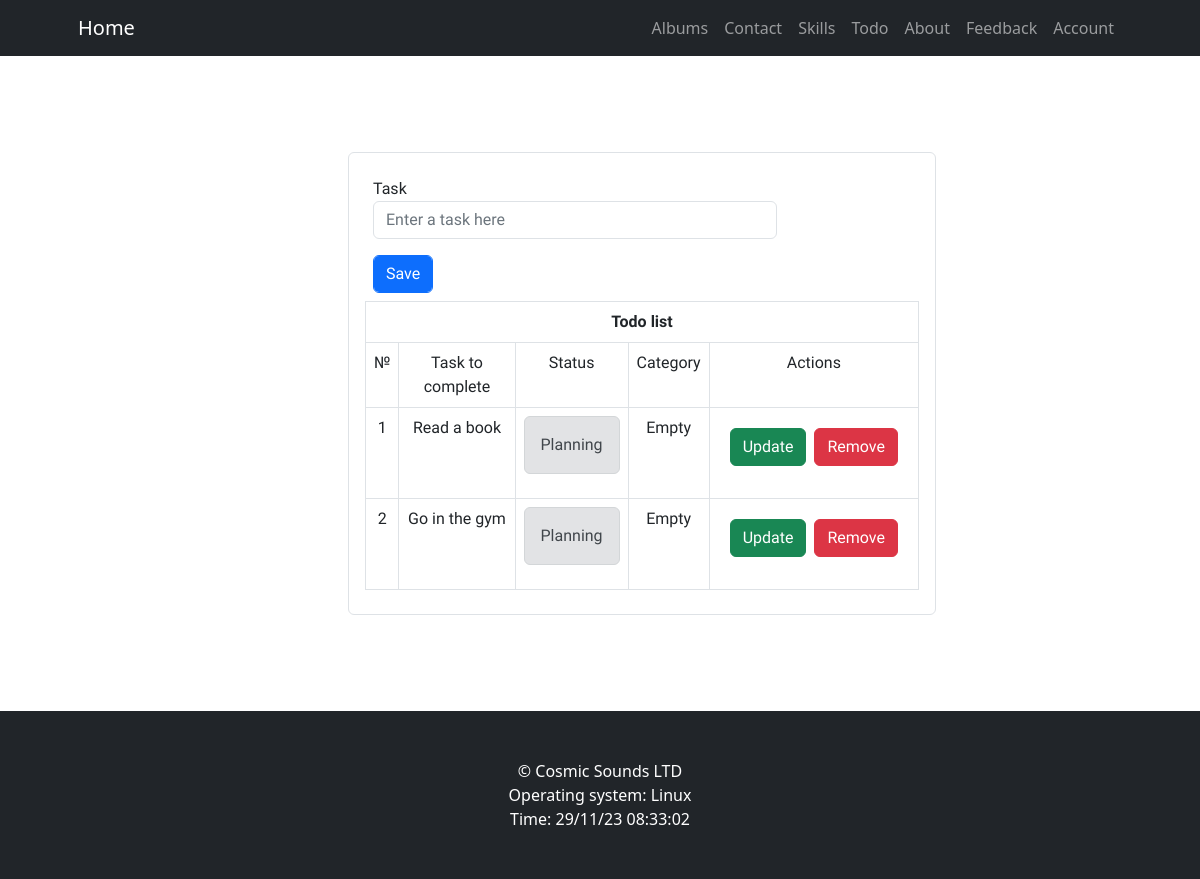
Page /todo (signed in) on the committed database.
### app/helpers/database.py (models this page shows, shortened)
class HandleTodos(Todo):
    def show(self, id):
        todos = db.session.query(Todo).where(Todo.user_id == id)
        return todos

### app/views.py (the view)
@app.route("/todo")
@login_required
def todo_list():
    title = "Todo list"
    form = TodoForm()
    handle = database.HandleTodos()
    todo = handle.show(current_user.get_id())
    return render_template("todo.html", title=title, form=form, todo=todo)

### app/forms.py
class TodoForm(FlaskForm):
    task = StringField("Task", validators=[DataRequired(), Length(min=4, max=20)], render_kw={"placeholder": "Enter a task here"})
    save = SubmitField("Save")

### app/helpers/database.py (called while the page is built)
@login_manager.user_loader
def user_loader(user_id):
    return Users.query.get(user_id)

    @staticmethod
    def commit():
        db.session.commit()

### app/views.py (called while the page is built)
@app.context_processor
def base():
    now = datetime.datetime.now()
    time = now.strftime("%d/%m/%y %H:%M:%S")
    menu = [
        {"text": "Albums", "link": url_for("albums")},
        {"text": "Contact", "link": url_for("contact")},
        {"text": "Skills", "link": url_for("skills")},
        {"text": "Todo", "link": url_for("todo_list")},
        {"text": "About", "link": url_for("about")},
        {"text": "Feedback", "link": url_for("feedback")},
    ]
    if current_user.is_anonymous:
        menu.extend([
            {"text": "Login", "link": url_for("login")},
            {"text": "Register", "link": url_for("register")}
        ])
    else:
        menu.append(
            {"text": "Account", "link": url_for("account")},
        )
    return dict(
        platform=platform,
        time=time,
        menu=menu)

@app.after_request
def after_request(response):
    now = datetime.datetime.now().replace(second=0, microsecond=0)
    current_user.last_seen = now
    try:
        db = database.HandleUsers()
        db.commit()
    except StatementError:
        flash('Error while updating user last seen!', 'danger')
    return response

### app/templates/todo.html (shortened to what this page needs)
{% extends "base.html" %}
{% import "_fields.html" as field %}
{% block content %}
<div class="container mx-auto p-3">
    <div class="col-md-7 offset-md-3 border rounded p-3">
        <form action="{{ url_for('add_todo') }}" method="post">
            {{ field.todo_form(form) }}
        </form>
        <div class="table-responsive">
            <table aria-describedby="todo" class="table table-bordered mb-2">
                <thead>
                    <th colspan="5" class="text-center">
                        Todo list
                    </th>
                </thead>
                <tr class="text-center">
                    <td>№</td>
                    <td>Task to complete</td>
                    <td>Status</td>
                    <td>Category</td>
                    <td>Actions</td>
                </tr>
                {% for task in todo %}
                <tr class="container text-center">
                    <td>{{ loop.index }}</td>
                    <td>{{ task.task }}</td>
                    <td>
                        {% if task.status != "Completed" %}
                        <div class="alert alert-secondary">{{ task.status }}</div>
                        {% else %}
                        <div class="alert alert-success">{{ task.status }}</div>
                        {% endif %}
                    </td>
                    <td>{{ task.category }}</td>
                    <td>
                        <div class="d-flex justify-content-center p-2">
                            <form action="{{ url_for('update_todo', id=task.id) }}" method="post" class="p-1">
                                <input type="submit" value="Update" class="btn btn-success">
                            </form>
                            <form action="{{ url_for('remove_todo', id=task.id) }}" method="post" class="p-1">
                                <input type="submit" value="Remove" class="btn btn-danger">
                            </form>
                        </div>
                    </td>
                </tr>
                {% endfor %}
            </table>
        </div>
    </div>
</div>
{% endblock %}

### app/static/css/styles.css (style rules this page uses)
:root { --title: 40px; --content: 20px; }

### rows in the picture
HandleTodos: task "Read a book", status "Planning", category "Empty"
HandleTodos: task "Go in the gym", status "Planning", category "Empty"

### other values in the picture
{{ item.text }} "Albums" "Contact" "Skills" "Todo" "About" "Feedback" "Account"
{{ platform.system() }} "Linux"
{{ time }} "29/11/23 08:33:02"
